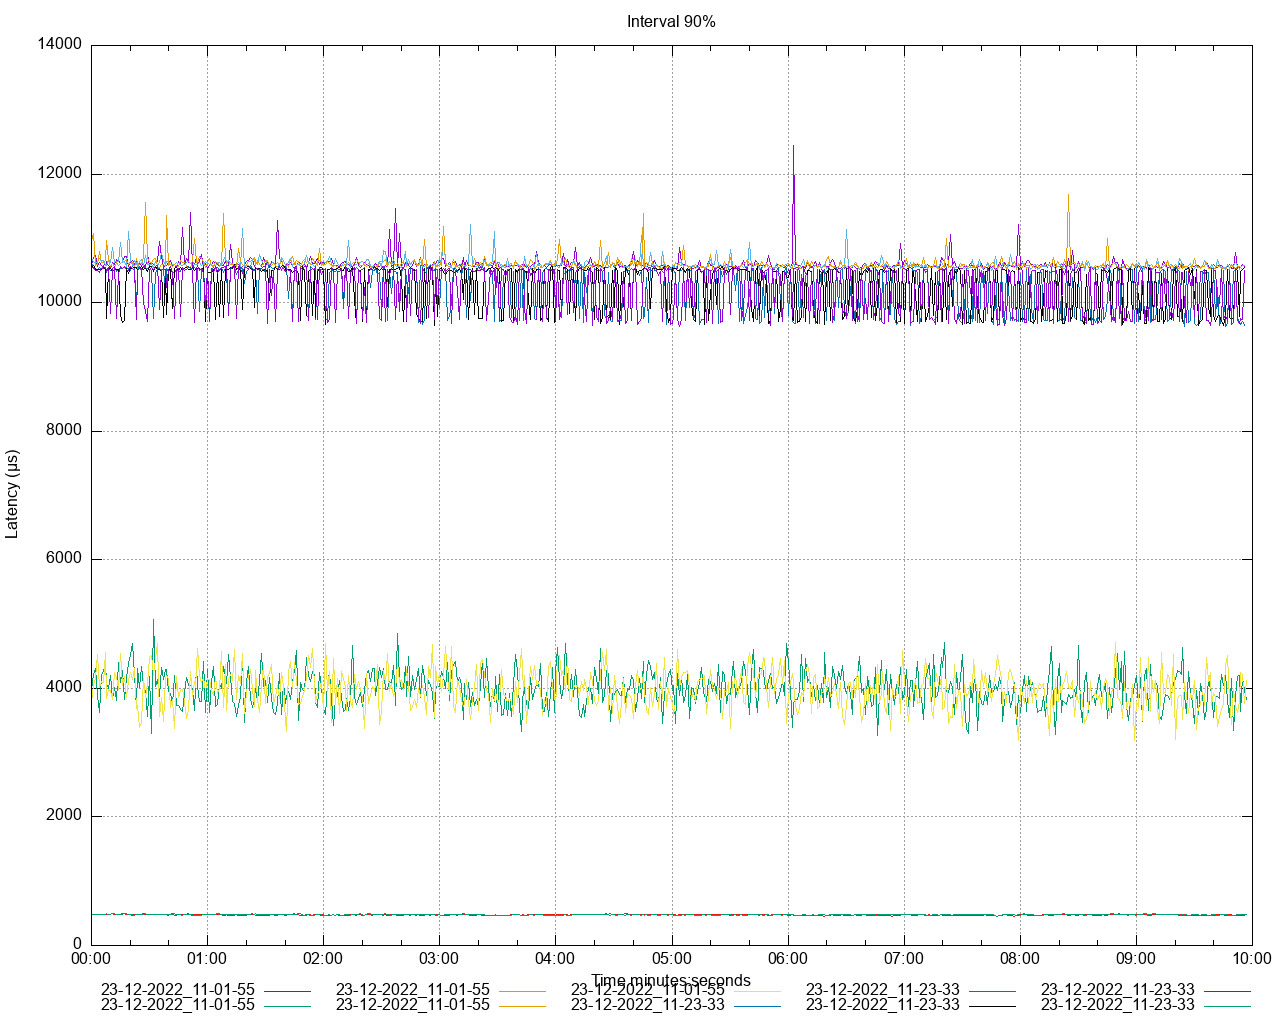

Generate this figure with gnuplot:
set title 'Interval 90%' noenhanced
set style data lines
set datafile separator ","
set terminal png size 1280,1024
set grid
set key below
set xdata time
set timefmt "%s"
offset = 0
t0(x)=(offset=($0==0) ? x : offset, x - offset)
set xlabel 'Time minutes:seconds'
set ylabel 'Latency (μs)'
set output '/Users/ahmet.mircik/Workspace/python/hazelcast-simulator/offload-benchmarks/report/latency/latency_interval_90_get.png'
plot \
   '/Users/ahmet.mircik/Workspace/python/hazelcast-simulator/offload-benchmarks/report/data/latency_interval_90_get_1.data' using (t0(timecolumn(1))):2 title "23-12-2022_11-01-55" noenhanced , \
   '/Users/ahmet.mircik/Workspace/python/hazelcast-simulator/offload-benchmarks/report/data/latency_interval_90_get_2.data' using (t0(timecolumn(1))):2 title "23-12-2022_11-01-55" noenhanced , \
   '/Users/ahmet.mircik/Workspace/python/hazelcast-simulator/offload-benchmarks/report/data/latency_interval_90_get_3.data' using (t0(timecolumn(1))):2 title "23-12-2022_11-01-55" noenhanced , \
   '/Users/ahmet.mircik/Workspace/python/hazelcast-simulator/offload-benchmarks/report/data/latency_interval_90_get_4.data' using (t0(timecolumn(1))):2 title "23-12-2022_11-01-55" noenhanced , \
   '/Users/ahmet.mircik/Workspace/python/hazelcast-simulator/offload-benchmarks/report/data/latency_interval_90_get_5.data' using (t0(timecolumn(1))):2 title "23-12-2022_11-01-55" noenhanced , \
   '/Users/ahmet.mircik/Workspace/python/hazelcast-simulator/offload-benchmarks/report/data/latency_interval_90_get_6.data' using (t0(timecolumn(1))):2 title "23-12-2022_11-23-33" noenhanced , \
   '/Users/ahmet.mircik/Workspace/python/hazelcast-simulator/offload-benchmarks/report/data/latency_interval_90_get_7.data' using (t0(timecolumn(1))):2 title "23-12-2022_11-23-33" noenhanced , \
   '/Users/ahmet.mircik/Workspace/python/hazelcast-simulator/offload-benchmarks/report/data/latency_interval_90_get_8.data' using (t0(timecolumn(1))):2 title "23-12-2022_11-23-33" noenhanced , \
   '/Users/ahmet.mircik/Workspace/python/hazelcast-simulator/offload-benchmarks/report/data/latency_interval_90_get_9.data' using (t0(timecolumn(1))):2 title "23-12-2022_11-23-33" noenhanced , \
   '/Users/ahmet.mircik/Workspace/python/hazelcast-simulator/offload-benchmarks/report/data/latency_interval_90_get_10.data' using (t0(timecolumn(1))):2 title "23-12-2022_11-23-33" noenhanced , \
